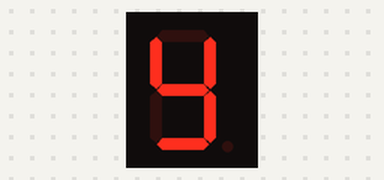
A sketch run on a simulated Arduino Uno, built with avr-gcc and run on an emulated ATmega328P. Shown: 1-digit seven-segment display. Wiring (inferred from the names in the program): 1-digit 7-segment display, segments lit when HIGH: segments pin 5, pin 6, pin 7, pin 8, pin 9, pin 10, pin 11. The segment pins are drawn as the display they are named for.

Above: at 0.1 s.
At 1.6 s:
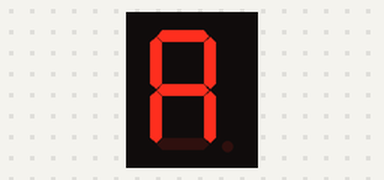
At 3.1 s:
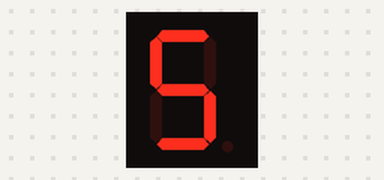
At 6.1 s:
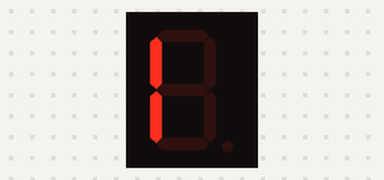
At 7.6 s:
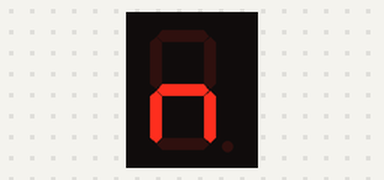

Measured:
- by itself, everything shown: repeats every 9.0 s, in 5 steps
- what the display in image 1 shows lasts 1.5 s, from 1.5 s to 3.0 s
- what the display in image 2 shows lasts 3.0 s, from 3.0 s to 6.0 s

The sketch:

EX1.ino
```cpp
/**********************************************************************************
**                                                                               **
**                          Display 7seg YASS                                    **
**                                                                               **
**                                                                               **
**********************************************************************************/

//********** Includes *************************************************************

//********** Variables ************************************************************

const byte segA = 5;          // donar nom al pin 5 de l’Arduino
const byte segB = 6;          // donar nom al pin 6 de l’Arduino
const byte segC = 7;          // donar nom al pin 7 de l’Arduino
const byte segD = 8;          // donar nom al pin 8 de l’Arduino
const byte segE = 9;          // donar nom al pin 9 de l’Arduino
const byte segF = 10;         // donar nom al pin 10 de l’Arduino
const byte segG = 11;         // donar nom al pin 11 de l’Arduino

//********** Setup ****************************************************************
void setup()
{
  pinMode(segA, OUTPUT);     // definir el pin 5 com una sortida
  pinMode(segB, OUTPUT);     // definir el pin 6 com una sortida
  pinMode(segC, OUTPUT);     // definir el pin 7 com una sortida
  pinMode(segD, OUTPUT);     // definir el pin 8 com una sortida
  pinMode(segE, OUTPUT);     // definir el pin 9 com una sortida
  pinMode(segF, OUTPUT);     // definir el pin 10 com una sortida
  pinMode(segG, OUTPUT);     // definir el pin 11 com una sortida
}

void loop()
{

  //y
  digitalWrite(segA, LOW);    // posar a 5V el pin 5
  digitalWrite(segB, HIGH);    // posar a 5V el pin 6
  digitalWrite(segC, HIGH);    // posar a 5V el pin 7
  digitalWrite(segD, HIGH);    // posar a 5V el pin 8
  digitalWrite(segE, LOW);    // posar a 5V el pin 9
  digitalWrite(segF, HIGH);    // posar a 5V el pin 10
  digitalWrite(segG, HIGH);    // posar a 5V el pin 11

  delay(1500);                  // es quedA 1500ms ences

  //A
  digitalWrite(segA, HIGH);    // posar a 5V el pin 5
  digitalWrite(segB, HIGH);    // posar a 5V el pin 6
  digitalWrite(segC, HIGH);    // posar a 5V el pin 7
  digitalWrite(segD, LOW);    // posar a 5V el pin 8
  digitalWrite(segE, HIGH);    // posar a 5V el pin 9
  digitalWrite(segF, HIGH);    // posar a 5V el pin 10
  digitalWrite(segG, HIGH);    // posar a 5V el pin 11

  delay(1500);                  // es quedA 1500ms ences

    //S
  digitalWrite(segA, HIGH);    // posar a 5V el pin 5
  digitalWrite(segB, LOW);    // posar a 5V el pin 6
  digitalWrite(segC, HIGH);    // posar a 5V el pin 7
  digitalWrite(segD, HIGH);    // posar a 5V el pin 8
  digitalWrite(segE, LOW);    // posar a 5V el pin 9
  digitalWrite(segF, HIGH);    // posar a 5V el pin 10
  digitalWrite(segG, HIGH);    // posar a 5V el pin 11

  delay(1500);                  // es quedA 1500ms ences

      //S
  digitalWrite(segA, HIGH);    // posar a 5V el pin 5
  digitalWrite(segB, LOW);    // posar a 5V el pin 6
  digitalWrite(segC, HIGH);    // posar a 5V el pin 7
  digitalWrite(segD, HIGH);    // posar a 5V el pin 8
  digitalWrite(segE, LOW);    // posar a 5V el pin 9
  digitalWrite(segF, HIGH);    // posar a 5V el pin 10
  digitalWrite(segG, HIGH);    // posar a 5V el pin 11

  delay(1500);                  // es quedA 1500ms ences

//I
  digitalWrite(segA, LOW);    // posar a 5V el pin 5
  digitalWrite(segB, LOW);    // posar a 5V el pin 6
  digitalWrite(segC, LOW);    // posar a 5V el pin 7
  digitalWrite(segD, LOW);    // posar a 5V el pin 8
  digitalWrite(segE, HIGH);    // posar a 5V el pin 9
  digitalWrite(segF, HIGH);    // posar a 5V el pin 10
  digitalWrite(segG, LOW);    // posar a 5V el pin 11

  delay(1500);                  // es quedA 1500ms ences

  //N
  digitalWrite(segA, LOW);    // posar a 5V el pin 5
  digitalWrite(segB, LOW);    // posar a 5V el pin 6
  digitalWrite(segC, HIGH);    // posar a 5V el pin 7
  digitalWrite(segD, LOW);    // posar a 5V el pin 8
  digitalWrite(segE, HIGH);    // posar a 5V el pin 9
  digitalWrite(segF, LOW);    // posar a 5V el pin 10
  digitalWrite(segG, HIGH);    // posar a 5V el pin 11

  delay(1500);                  // es quedA 1500ms ences
}
```
